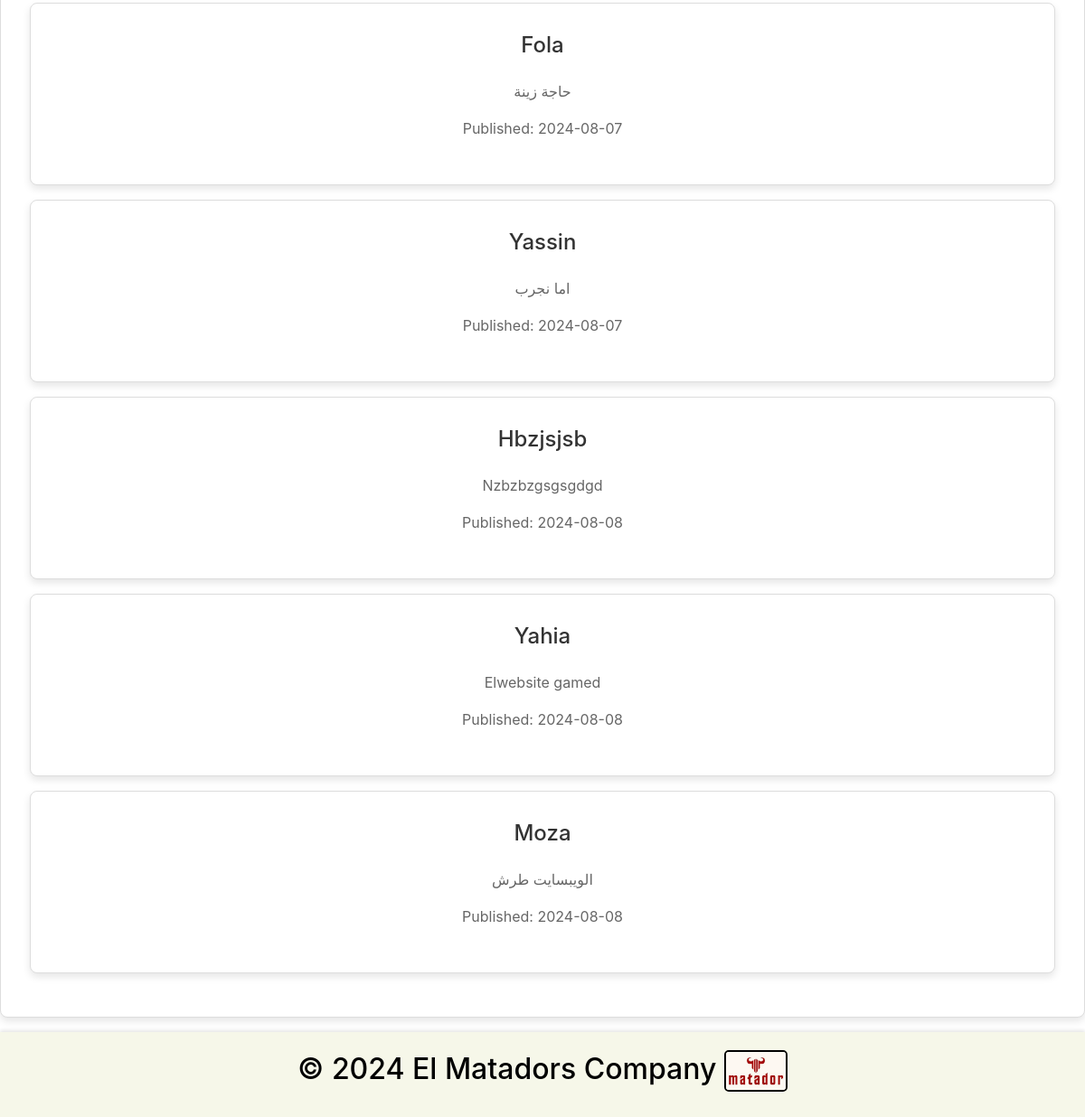
/articles (signed in, lower part), run on an earlier commit of the app's database.
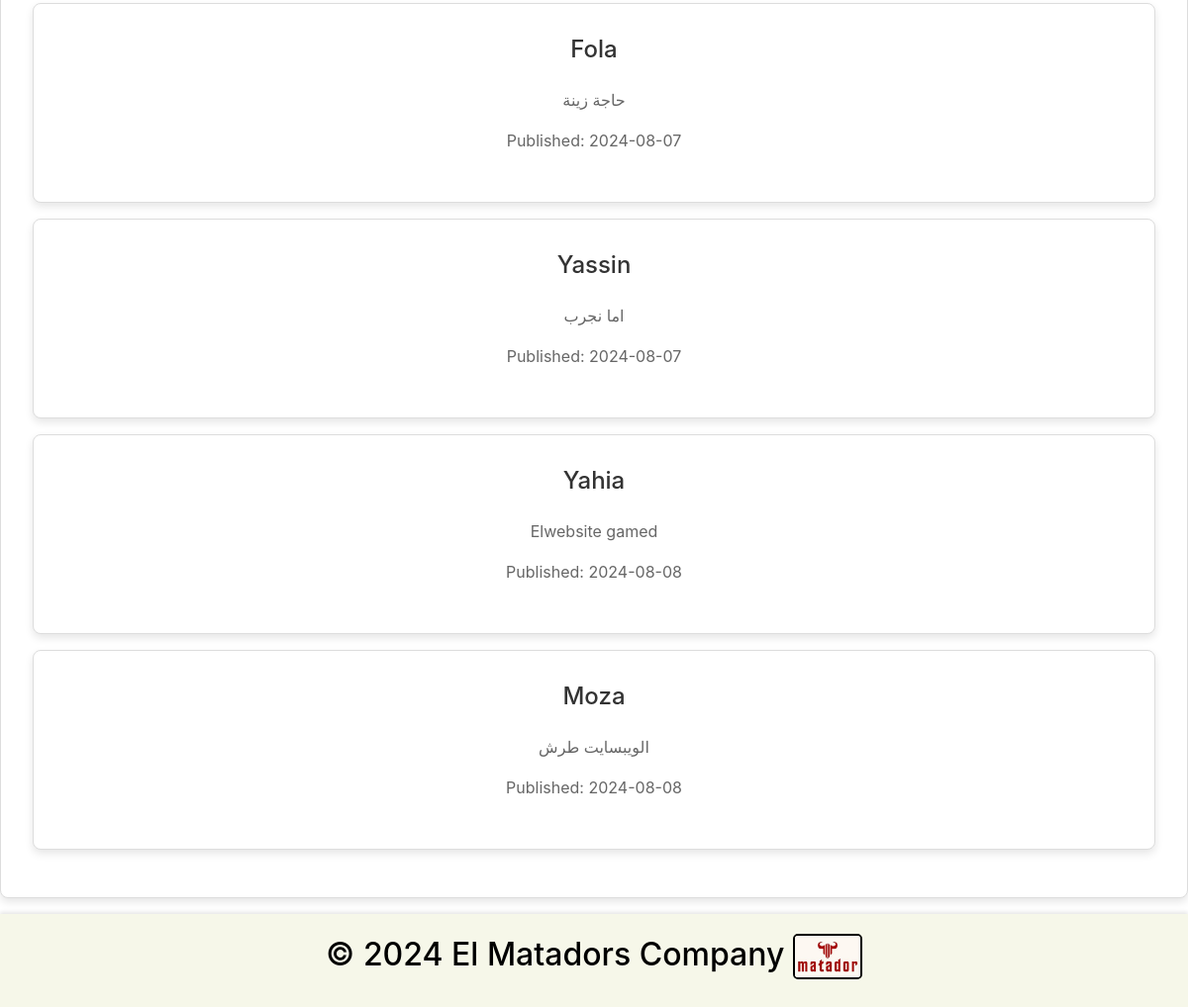
And on a later commit of the database.
### tables this page shows
CREATE TABLE comments (id INTEGER, username TEXT NOT NULL, date DATE NOT NULL, comment TEXT NOT NULL, PRIMARY KEY(id));

### app.py (the view)
@app.route("/articles")
@login_required
def articles():
    all_articles = db.execute("SELECT * FROM articles")
    all_comments = db.execute("SELECT * FROM comments")
    return render_template("articles.html", all_articles=all_articles, all_comments=all_comments)

### app.py (called while the page is built)
@app.after_request
def after_request(response):
    response.headers["Cache-Control"] = "no-cache, no-store, must-revalidate"
    response.headers["Expires"] = 0
    response.headers["Pragma"] = "no-cache"
    return response

### helpers.py (called while the page is built)
def login_required(f):
    @wraps(f)
    def decorated_function(*args, **kwargs):
        if session.get("user_id") is None:
            return redirect("/login")
        return f(*args, **kwargs)
    return decorated_function

### templates/articles.html (shortened to what this page needs)
{% extends "layout.html" %}
{% block main %}
    <section id="comments">
        <div id="comments-list">
            {% for i in all_comments %}
            <section>
                <h2>{{ i["username"] }}</h2>
                <p>
                    {{ i["comment"] }}
                </p>
                <p>
                    Published: {{ i["date"] }}
                </p>
            </section>
            {% endfor %}
        </div>
    </section>
{% endblock %}

What changed in the data, as far as the page shows it:
removed comments: username "Hbzjsjsb", comment "Nzbzbzgsgsgdgd", date "2024-08-08"
